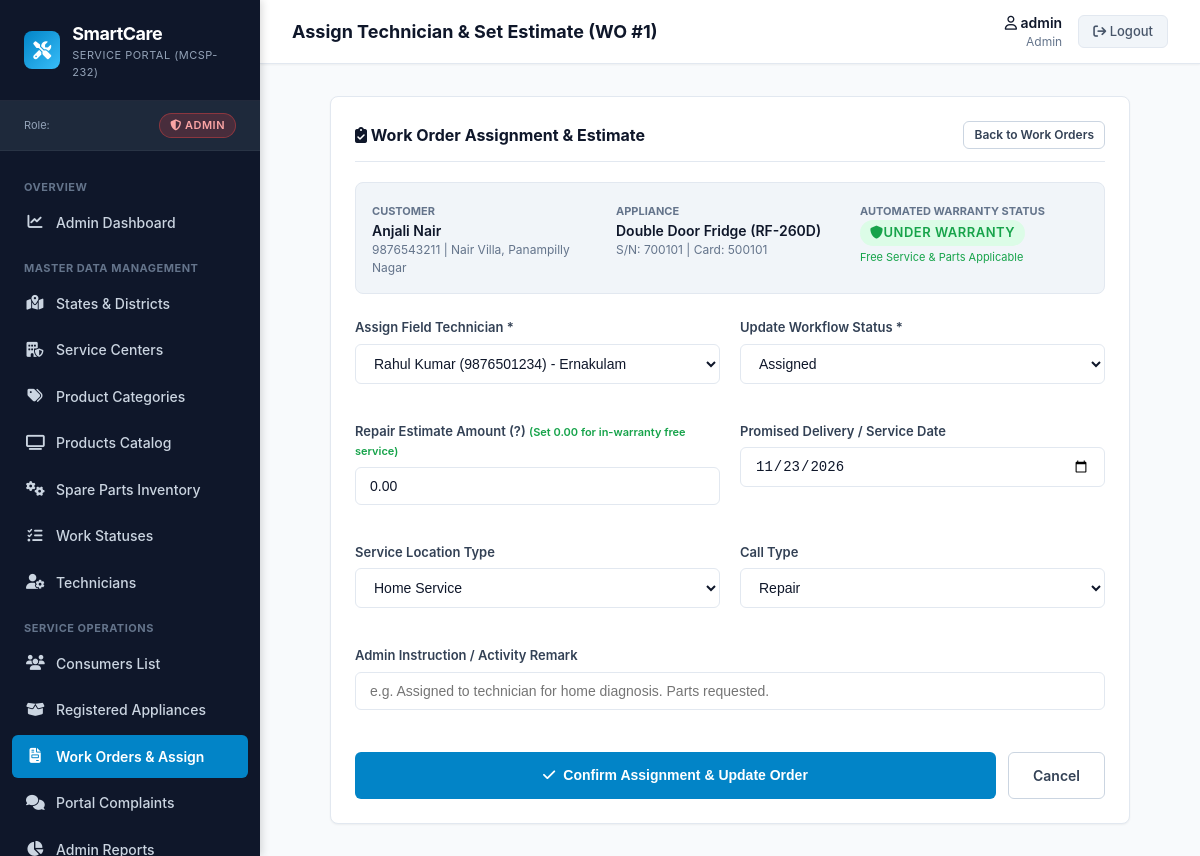
Page /services/admin/work-orders/assign/1/ (signed in) on the committed database.
### services/models.py (models this page shows, shortened)
class WorkOrder(models.Model):
    W_orderid = models.AutoField(primary_key=True)
    Siebel_no = models.IntegerField(null=True, blank=True)
    techid = models.ForeignKey(
        Technician,
        on_delete=models.SET_NULL,
        null=True,
        blank=True,
        db_column='techid',
        related_name='work_orders'
    )
    Serv_req_no = models.IntegerField()
    reg_id = models.ForeignKey(
        ConsProductReg,
        on_delete=models.CASCADE,
        db_column='reg_id',
        related_name='work_orders'
    )
    cons_pdtid = models.IntegerField()
    prod_no = models.IntegerField()
    prom_del_date = models.DateField(null=True, blank=True)
    w_stid = models.ForeignKey(
        WorkStatus,
        on_delete=models.PROTECT,
        db_column='w_stid',
        related_name='work_orders'
    )
    Inv_amt = models.FloatField(default=0.0)
    refnd_amt = models.FloatField(default=0.0)
    cre_date = models.DateField(auto_now_add=True)
    modi_date = models.DateField(auto_now=True)
    close_date = models.DateField(null=True, blank=True)
    jobsheet_type = models.CharField(max_length=20, default='Standard')
    calltype = models.CharField(max_length=20, default='Repair')
    loc_type = models.CharField(max_length=20, default='Home Service')
    class Meta:
        db_table = 'Work_order'
        verbose_name = 'Work Order'
        verbose_name_plural = 'Work Orders'
        ordering = ['-W_orderid']

class ConsProductReg(models.Model):
    Reg_id = models.AutoField(primary_key=True)
    consumer_id = models.ForeignKey(
        ConsumerReg,
        on_delete=models.CASCADE,
        db_column='consumer_id',
        related_name='registered_products'
    )
    prid = models.ForeignKey(
        Product,
        on_delete=models.CASCADE,
        db_column='prid',
        related_name='registered_instances'
    )
    prod_no = models.IntegerField()
    warnt_cardno = models.IntegerField()
    Invoice_no = models.IntegerField()
    Invoice_date = models.DateField()
    warnt_enddate = models.DateField()
    Isactive = models.CharField(max_length=10, default='Pending')
    clm_before = models.DateField(null=True, blank=True)
    Reg_date = models.DateField(auto_now_add=True)
    class Meta:
        db_table = 'cons_product_reg'
        verbose_name = 'Consumer Product Registration'
        verbose_name_plural = 'Consumer Product Registrations'
        ordering = ['-Reg_date']

class WorkStatus(models.Model):
    Wo_stid = models.AutoField(primary_key=True)
    W_status = models.CharField(max_length=20)
    class Meta:
        db_table = 'work_status'
        verbose_name = 'Work Status'
        verbose_name_plural = 'Work Statuses'
        ordering = ['Wo_stid']

### accounts/models.py (models this page shows, shortened)
class ConsumerReg(models.Model):
    consumer_id = models.AutoField(primary_key=True)
    fname = models.CharField(max_length=20)
    lname = models.CharField(max_length=20)
    dob = models.DateField()
    address = models.CharField(max_length=30)
    statid = models.ForeignKey(State, on_delete=models.PROTECT, db_column='statid')
    Distid = models.ForeignKey(District, on_delete=models.PROTECT, db_column='Distid')
    regmode = models.CharField(max_length=20, default='Online')
    phone = models.CharField(max_length=20)
    mob = models.CharField(max_length=20)
    pin = models.CharField(max_length=8)
    email = models.EmailField(max_length=30, unique=True)
    password = models.CharField(max_length=128)
    remarks = models.CharField(max_length=30, blank=True, null=True)
    status = models.CharField(max_length=20, default='Pending')
    regdate = models.DateField(auto_now_add=True)
    consumertype = models.CharField(max_length=20, default='Regular')
    class Meta:
        db_table = 'Consumer_reg'
        verbose_name = 'Consumer Registration'
        verbose_name_plural = 'Consumer Registrations'

class Technician(models.Model):
    techid = models.AutoField(primary_key=True)
    tech_name = models.CharField(max_length=30)
    Address = models.CharField(max_length=100)
    statid = models.ForeignKey(State, on_delete=models.PROTECT, db_column='statid')
    Distid = models.ForeignKey(District, on_delete=models.PROTECT, db_column='Distid')
    Gender = models.CharField(max_length=6)
    Quali = models.CharField(max_length=20)
    Exp = models.CharField(max_length=10)
    Mob = models.CharField(max_length=20)
    Email = models.EmailField(max_length=30, unique=True)
    Status = models.CharField(max_length=20, default='Active')
    class Meta:
        db_table = 'Technicians'
        verbose_name = 'Technician'
        verbose_name_plural = 'Technicians'

### products/models.py (models this page shows, shortened)
class Product(models.Model):
    prid = models.AutoField(primary_key=True)
    pcatid = models.ForeignKey(
        ProductCat,
        on_delete=models.CASCADE,
        db_column='pcatid',
        related_name='products'
    )
    prname = models.CharField(max_length=20)
    model = models.CharField(max_length=20)
    price = models.FloatField()
    srno = models.CharField(max_length=20)
    img = models.ImageField(upload_to='products/', blank=True, null=True)
    des = models.CharField(max_length=50)
    class Meta:
        db_table = 'products'
        verbose_name = 'Product'
        verbose_name_plural = 'Products'
        ordering = ['prname']

### services/views.py (the view, shortened to what this page needs)
# urls.py: path('admin/work-orders/assign/<int:w_orderid>/', views.admin_assign_work_order, name='admin_assign_work_order'),
@admin_required
def admin_assign_work_order(request, w_orderid):
    order = get_object_or_404(
        WorkOrder.objects.select_related('techid', 'w_stid', 'reg_id__consumer_id', 'reg_id__prid'),
        W_orderid=w_orderid
    )
    technicians = Technician.objects.filter(Status='Active').order_by('tech_name')
    statuses = WorkStatus.objects.all().order_by('Wo_stid')
    in_warranty = (order.cre_date <= order.reg_id.warnt_enddate)
    return render(request, 'services/admin_assign_work_order.html', {
        'order': order,
        'technicians': technicians,
        'statuses': statuses,
        'in_warranty': in_warranty
    })

### accounts/context_processors.py (called while the page is built)
def auth_context(request):
    username = request.session.get('username')
    role = request.session.get('role')
    is_authenticated = bool(username and role)
    consumer = None
    technician = None
    if is_authenticated:
        if role == 'Consumer':
            consumer = ConsumerReg.objects.filter(email=username).first()
        elif role == 'Technician':
            technician = Technician.objects.filter(Email=username).first()
            if not technician:
                technician = Technician.objects.filter(Mob=username).first()
    return {
        'session_username': username,
        'session_role': role,
        'is_authenticated_custom': is_authenticated,
        'session_consumer': consumer,
        'session_technician': technician,
    }

### templates/services/admin_assign_work_order.html (shortened to what this page needs)
{% extends 'base.html' %}
{% block page_title %}Assign Technician & Set Estimate (WO #{{ order.W_orderid }}){% endblock %}
{% block content %}
<div class="card" style="max-width: 800px; margin: 0 auto;">
    <div class="card-header">
        <h2 class="card-title"><i class="fa-solid fa-clipboard-check"></i> Work Order Assignment & Estimate</h2>
        <a href="{% url 'services:admin_work_orders' %}" class="btn btn-secondary btn-sm">Back to Work Orders</a>
    </div>
    <div style="background: #F1F5F9; border: 1px solid var(--border-color); border-radius: 8px; padding: 16px; margin-bottom: 24px;">
        <div style="display: grid; grid-template-columns: repeat(auto-fit, minmax(200px, 1fr)); gap: 16px;">
            <div>
                <span style="font-size: 11px; text-transform: uppercase; color: var(--text-muted); font-weight: 700;">Customer</span>
                <div style="font-weight: 600;">{{ order.reg_id.consumer_id.fname }} {{ order.reg_id.consumer_id.lname }}</div>
                <div style="font-size: 12px; color: var(--text-muted);">{{ order.reg_id.consumer_id.mob }} | {{ order.reg_id.consumer_id.address }}</div>
            </div>
            <div>
                <span style="font-size: 11px; text-transform: uppercase; color: var(--text-muted); font-weight: 700;">Appliance</span>
                <div style="font-weight: 600;">{{ order.reg_id.prid.prname }} ({{ order.reg_id.prid.model }})</div>
                <div style="font-size: 12px; color: var(--text-muted);">S/N: {{ order.prod_no }} | Card: {{ order.reg_id.warnt_cardno }}</div>
            </div>
            <div>
                <span style="font-size: 11px; text-transform: uppercase; color: var(--text-muted); font-weight: 700;">Automated Warranty Status</span>
                <div>
                    {% if in_warranty %}
                        <span class="badge badge-success" style="font-size: 13px;"><i class="fa-solid fa-shield"></i> Under Warranty</span>
                        <div style="font-size: 11px; color: var(--status-green); margin-top: 3px;">Free Service & Parts Applicable</div>
                    {% else %}
                        <span class="badge badge-danger" style="font-size: 13px;"><i class="fa-solid fa-triangle-exclamation"></i> Out of Warranty</span>
                        <div style="font-size: 11px; color: var(--status-red); margin-top: 3px;">Billing Estimate Required</div>
                    {% endif %}
                </div>
            </div>
        </div>
    </div>
    <form method="POST" action="{% url 'services:admin_assign_work_order' order.W_orderid %}">
        <div class="form-grid">
            <div class="form-group">
                <label class="form-label" for="techid">Assign Field Technician *</label>
                <select id="techid" name="techid" class="form-control" required>
                    {% for t in technicians %}
                        <option value="{{ t.techid }}" {% if order.techid_id == t.techid %}selected{% endif %}>
                            {{ t.tech_name }} ({{ t.Mob }}) - {{ t.Distid.District }}
                        </option>
                    {% endfor %}
                </select>
            </div>
            <div class="form-group">
                <label class="form-label" for="w_stid">Update Workflow Status *</label>
                <select id="w_stid" name="w_stid" class="form-control" required>
                    {% for st in statuses %}
                        <option value="{{ st.Wo_stid }}" {% if order.w_stid_id == st.Wo_stid %}selected{% endif %}>{{ st.W_status }}</option>
                    {% endfor %}
                </select>
            </div>
            <div class="form-group">
                <label class="form-label" for="Inv_amt">
                    Repair Estimate Amount (?)
                    {% if in_warranty %}
                        <span style="font-size: 11px; color: var(--status-green);">(Set 0.00 for in-warranty free service)</span>
                    {% endif %}
                </label>
                <input type="number" step="0.01" id="Inv_amt" name="Inv_amt" class="form-control" value="{% if in_warranty %}0.00{% else %}{{ order.Inv_amt }}{% endif %}" required>
            </div>
            <div class="form-group">
                <label class="form-label" for="prom_del_date">Promised Delivery / Service Date</label>
                <input type="date" id="prom_del_date" name="prom_del_date" class="form-control" value="{{ order.prom_del_date|date:'Y-m-d'|default:'' }}">
            </div>
            <div class="form-group">
                <label class="form-label" for="loc_type">Service Location Type</label>
                <select id="loc_type" name="loc_type" class="form-control">
                    <option value="Home Service" {% if order.loc_type == 'Home Service' %}selected{% endif %}>Home Service</option>
                </select>
            </div>
            <div class="form-group">
                <label class="form-label" for="calltype">Call Type</label>
                <select id="calltype" name="calltype" class="form-control">
                    <option value="Repair" {% if order.calltype == 'Repair' %}selected{% endif %}>Repair</option>
                </select>
            </div>
            <div class="form-group" style="grid-column: 1 / -1;">
                <label class="form-label" for="remark">Admin Instruction / Activity Remark</label>
                <input type="text" id="remark" name="remark" class="form-control" placeholder="e.g. Assigned to technician for home diagnosis. Parts requested." maxlength="100">
            </div>
        </div>
        <div style="display: flex; gap: 12px; margin-top: 24px;">
            <button type="submit" class="btn btn-primary" style="flex: 1; padding: 12px;">
                <i class="fa-solid fa-check"></i> Confirm Assignment & Update Order
            </button>
            <a href="{% url 'services:admin_work_orders' %}" class="btn btn-secondary" style="padding: 12px 24px;">Cancel</a>
        </div>
    </form>
</div>
{% endblock %}

### static/css/style.css (style rules this page uses)
:root { --primary-navy: #0F172A; --secondary-navy: #1E293B; --accent-cyan: #0284C7; --accent-cyan-hover: #0369A1; --accent-cyan-light: #E0F2FE; --bg-canvas: #F8FAFC; --bg-card: #FFFFFF; --border-color: #E2E8F0; --border-focus: #38BDF8; --text-main: #0F172A; --text-muted: #64748B; --text-white: #FFFFFF; --status-green: #16A34A; --status-green-bg: #DCFCE7; --status-amber: #D97706; --status-amber-bg: #FEF3C7; --status-red: #DC2626; --status-red-bg: #FEE2E2; --status-blue: #2563EB; --status-blue-bg: #DBEAFE; --sidebar-width: 260px; --header-height: 64px; --border-radius: 8px; --box-shadow-sm: 0 1px 2px 0 rgb(0 0 0 / 0.05); --box-shadow: 0 4px 6px -1px rgb(0 0 0 / 0.1), 0 2px 4px -2px rgb(0 0 0 / 0.1); --box-shadow-lg: 0 10px 15px -3px rgb(0 0 0 / 0.1), 0 4px 6px -4px rgb(0 0 0 / 0.1); }
*, *::before, *::after { box-sizing: border-box; margin: 0; padding: 0; }
body { font-family: 'Inter', -apple-system, BlinkMacSystemFont, 'Segoe UI', Roboto, sans-serif; font-size: 14px; line-height: 1.5; color: var(--text-main); background-color: var(--bg-canvas); min-height: 100vh; }
a { color: var(--accent-cyan); text-decoration: none; transition: color 0.15s ease-in-out; }
.card { background-color: var(--bg-card); border: 1px solid var(--border-color); border-radius: var(--border-radius); box-shadow: var(--box-shadow-sm); padding: 24px; margin-bottom: 24px; }
.card-header { display: flex; justify-content: space-between; align-items: center; margin-bottom: 20px; padding-bottom: 12px; border-bottom: 1px solid var(--border-color); }
.card-title { font-size: 16px; font-weight: 700; color: var(--primary-navy); }
.btn { display: inline-flex; align-items: center; justify-content: center; gap: 8px; padding: 8px 18px; border-radius: 6px; font-size: 14px; font-weight: 600; cursor: pointer; border: 1px solid transparent; transition: all 0.15s ease; text-decoration: none; }
.btn-primary { background-color: var(--accent-cyan); color: #FFFFFF; }
.btn-secondary { background-color: #FFFFFF; color: #334155; border-color: #CBD5E1; }
.btn-sm { padding: 4px 10px; font-size: 12px; }
.form-grid { display: grid; grid-template-columns: repeat(auto-fit, minmax(280px, 1fr)); gap: 20px; }
.form-group { margin-bottom: 18px; }
.form-label { display: block; font-size: 13px; font-weight: 600; color: #334155; margin-bottom: 6px; }
.form-control { width: 100%; padding: 10px 14px; font-size: 14px; color: var(--text-main); background-color: #FFFFFF; border: 1px solid var(--border-color); border-radius: 6px; outline: none; transition: border-color 0.15s ease, box-shadow 0.15s ease; }
.badge { display: inline-flex; align-items: center; padding: 3px 10px; font-size: 11px; font-weight: 600; border-radius: 9999px; text-transform: uppercase; letter-spacing: 0.5px; white-space: nowrap; }
.badge-success { background-color: var(--status-green-bg); color: var(--status-green); }

### rows in the picture
WorkOrder: W_orderid "1", reg_id.consumer_id.fname "Anjali", reg_id.consumer_id.lname "Nair", reg_id.consumer_id.mob "9876543211", reg_id.consumer_id.address "Nair Villa, Panampilly Nagar", reg_id.prid.prname "Double Door Fridge", reg_id.prid.model "RF-260D", prod_no "700101", reg_id.warnt_cardno "500101", techid "Rahul Kumar (9876501234) - Ernakulam", w_stid "Assigned", prom_del_date "11/23/2026", loc_type "Home Service", calltype "Repair"

### other values in the picture
{{ session_role|default:'Guest' }} "ADMIN"
{{ session_username|default:'Guest' }} "admin"
{{ session_role|default:'Not Logged In' }} "Admin"
